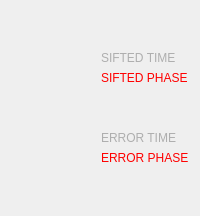
      <widget class="QWidget" name="tab_2">
       <property name="autoFillBackground">
        <bool>true</bool>
       </property>
       <attribute name="title">
        <string>QKD stats</string>
       </attribute>
       <layout class="QHBoxLayout" name="horizontalLayout_43">
        <item>
         <layout class="QHBoxLayout" name="horizontalLayout_42">
          <item>
           <layout class="QVBoxLayout" name="verticalLayout_50">
            <item>
             <widget class="QCustomPlot" name="qkd_siftedplot" native="true">
              <property name="sizePolicy">
               <sizepolicy hsizetype="Expanding" vsizetype="Preferred">
                <horstretch>0</horstretch>
                <verstretch>0</verstretch>
               </sizepolicy>
              </property>
              <layout class="QHBoxLayout" name="horizontalLayout_46"/>
             </widget>
            </item>
            <item>
             <widget class="QCustomPlot" name="qkd_errorplot" native="true">
              <property name="sizePolicy">
               <sizepolicy hsizetype="Expanding" vsizetype="Preferred">
                <horstretch>0</horstretch>
                <verstretch>0</verstretch>
               </sizepolicy>
              </property>
              <layout class="QHBoxLayout" name="horizontalLayout_45"/>
             </widget>
            </item>
           </layout>
          </item>
         </layout>
        </item>
        <item>
         <layout class="QVBoxLayout" name="verticalLayout_51">
          <item>
           <spacer name="verticalSpacer_16">
            <property name="orientation">
             <enum>Qt::Vertical</enum>
            </property>
            <property name="sizeHint" stdset="0">
             <size>
              <width>20</width>
              <height>40</height>
             </size>
            </property>
           </spacer>
          </item>
          <item>
           <widget class="QLabel" name="label_136">
            <property name="palette">
             <palette>
              <active>
               <colorrole role="WindowText">
                <brush brushstyle="SolidPattern">
                 <color alpha="255">
                  <red>174</red>
                  <green>174</green>
                  <blue>174</blue>
                 </color>
                </brush>
               </colorrole>
              </active>
              <inactive>
               <colorrole role="WindowText">
                <brush brushstyle="SolidPattern">
                 <color alpha="255">
                  <red>174</red>
                  <green>174</green>
                  <blue>174</blue>
                 </color>
                </brush>
               </colorrole>
              </inactive>
              <disabled>
               <colorrole role="WindowText">
                <brush brushstyle="SolidPattern">
                 <color alpha="255">
                  <red>190</red>
                  <green>190</green>
                  <blue>190</blue>
                 </color>
                </brush>
               </colorrole>
              </disabled>
             </palette>
            </property>
            <property name="text">
             <string>SIFTED TIME</string>
            </property>
           </widget>
          </item>
          <item>
           <widget class="QLabel" name="SIFTED">
            <property name="palette">
             <palette>
              <active>
               <colorrole role="WindowText">
                <brush brushstyle="SolidPattern">
                 <color alpha="255">
                  <red>255</red>
                  <green>0</green>
                  <blue>0</blue>
                 </color>
                </brush>
               </colorrole>
              </active>
              <inactive>
               <colorrole role="WindowText">
                <brush brushstyle="SolidPattern">
                 <color alpha="255">
                  <red>255</red>
                  <green>0</green>
                  <blue>0</blue>
                 </color>
                </brush>
               </colorrole>
              </inactive>
              <disabled>
               <colorrole role="WindowText">
                <brush brushstyle="SolidPattern">
                 <color alpha="255">
                  <red>190</red>
                  <green>190</green>
                  <blue>190</blue>
                 </color>
                </brush>
               </colorrole>
              </disabled>
             </palette>
            </property>
            <property name="text">
             <string>SIFTED PHASE</string>
            </property>
           </widget>
          </item>
          <item>
           <spacer name="verticalSpacer_12">
            <property name="orientation">
             <enum>Qt::Vertical</enum>
            </property>
            <property name="sizeHint" stdset="0">
             <size>
              <width>20</width>
              <height>40</height>
             </size>
            </property>
           </spacer>
          </item>
          <item>
           <widget class="QLabel" name="label_139">
            <property name="palette">
             <palette>
              <active>
               <colorrole role="WindowText">
                <brush brushstyle="SolidPattern">
                 <color alpha="255">
                  <red>174</red>
                  <green>174</green>
                  <blue>174</blue>
                 </color>
                </brush>
               </colorrole>
              </active>
              <inactive>
               <colorrole role="WindowText">
                <brush brushstyle="SolidPattern">
                 <color alpha="255">
                  <red>174</red>
                  <green>174</green>
                  <blue>174</blue>
                 </color>
                </brush>
               </colorrole>
              </inactive>
              <disabled>
               <colorrole role="WindowText">
                <brush brushstyle="SolidPattern">
                 <color alpha="255">
                  <red>190</red>
                  <green>190</green>
                  <blue>190</blue>
                 </color>
                </brush>
               </colorrole>
              </disabled>
             </palette>
            </property>
            <property name="text">
             <string>ERROR TIME</string>
            </property>
           </widget>
          </item>
          <item>
           <widget class="QLabel" name="label_138">
            <property name="palette">
             <palette>
              <active>
               <colorrole role="WindowText">
                <brush brushstyle="SolidPattern">
                 <color alpha="255">
                  <red>255</red>
                  <green>0</green>
                  <blue>0</blue>
                 </color>
                </brush>
               </colorrole>
              </active>
              <inactive>
               <colorrole role="WindowText">
                <brush brushstyle="SolidPattern">
                 <color alpha="255">
                  <red>255</red>
                  <green>0</green>
                  <blue>0</blue>
                 </color>
                </brush>
               </colorrole>
              </inactive>
              <disabled>
               <colorrole role="WindowText">
                <brush brushstyle="SolidPattern">
                 <color alpha="255">
                  <red>190</red>
                  <green>190</green>
                  <blue>190</blue>
                 </color>
                </brush>
               </colorrole>
              </disabled>
             </palette>
            </property>
            <property name="text">
             <string>ERROR PHASE</string>
            </property>
           </widget>
          </item>
          <item>
           <spacer name="verticalSpacer_15">
            <property name="orientation">
             <enum>Qt::Vertical</enum>
            </property>
            <property name="sizeHint" stdset="0">
             <size>
              <width>20</width>
              <height>40</height>
             </size>
            </property>
           </spacer>
          </item>
         </layout>
        </item>
       </layout>
      </widget>
